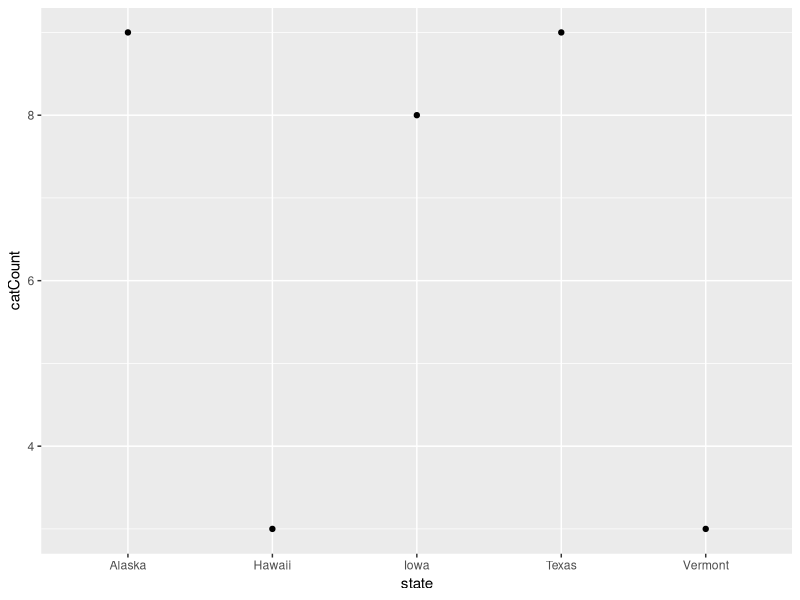

Reproduce this figure in R. (Note: this script raises an error after producing the figure.)
#Coding with Style 
#Fix this script, using good coding convention. 
#This is a made-up dataset, so you can create any story and associated meaningful variable and filenames to go with it. 
#Put this script into the format for the Outline feature in RStudio
#create dataset
df1<-data.frame(state=c('Iowa','Vermont','Hawaii','Texas','Alaska'),
                var1=c('american goldfinch','hermit thrush','nene','northern mockingbird','willow ptarmigan'),
                snow=c(1,1,0,0,1),
                catCount=sample(3:10, 5, replace=T))

#explore dataset
library(ggplot2)

ggplot(df1,aes(state,catCount))+geom_point()

#create new column
df1$max = 10

#analyze dataset
library(lme4)

mod1<-glm(snow ~ catCount, family=binomial, data=df1)
summary(mod1)

#create a csv file
write.csv(df1, "data/tidy/database1.csv")
